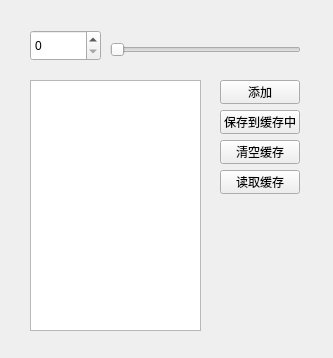
<?xml version="1.0" encoding="UTF-8"?>
<ui version="4.0">
 <class>MyWindow</class>
 <widget class="QWidget" name="MyWindow">
  <property name="geometry">
   <rect>
    <x>0</x>
    <y>0</y>
    <width>333</width>
    <height>358</height>
   </rect>
  </property>
  <property name="windowTitle">
   <string>Form</string>
  </property>
  <widget class="QSpinBox" name="spinBox">
   <property name="geometry">
    <rect>
     <x>30</x>
     <y>30</y>
     <width>71</width>
     <height>31</height>
    </rect>
   </property>
  </widget>
  <widget class="QSlider" name="horizontalSlider">
   <property name="geometry">
    <rect>
     <x>110</x>
     <y>40</y>
     <width>191</width>
     <height>20</height>
    </rect>
   </property>
   <property name="orientation">
    <enum>Qt::Horizontal</enum>
   </property>
  </widget>
  <widget class="QPushButton" name="addButton">
   <property name="geometry">
    <rect>
     <x>220</x>
     <y>80</y>
     <width>80</width>
     <height>24</height>
    </rect>
   </property>
   <property name="text">
    <string>添加</string>
   </property>
  </widget>
  <widget class="QListWidget" name="list">
   <property name="geometry">
    <rect>
     <x>30</x>
     <y>80</y>
     <width>171</width>
     <height>251</height>
    </rect>
   </property>
   <property name="currentRow">
    <number>-1</number>
   </property>
  </widget>
  <widget class="QPushButton" name="saveButton">
   <property name="geometry">
    <rect>
     <x>220</x>
     <y>110</y>
     <width>80</width>
     <height>24</height>
    </rect>
   </property>
   <property name="toolTip">
    <string>&lt;html&gt;&lt;head/&gt;&lt;body&gt;&lt;p&gt;将当前的List数据全部保存到缓存中（覆盖）。&lt;/p&gt;&lt;/body&gt;&lt;/html&gt;</string>
   </property>
   <property name="text">
    <string>保存到缓存中</string>
   </property>
  </widget>
  <widget class="QPushButton" name="clearCacheButton">
   <property name="geometry">
    <rect>
     <x>220</x>
     <y>140</y>
     <width>80</width>
     <height>24</height>
    </rect>
   </property>
   <property name="text">
    <string>清空缓存</string>
   </property>
  </widget>
  <widget class="QPushButton" name="loadCacheButton">
   <property name="geometry">
    <rect>
     <x>220</x>
     <y>170</y>
     <width>80</width>
     <height>24</height>
    </rect>
   </property>
   <property name="text">
    <string>读取缓存</string>
   </property>
  </widget>
 </widget>
 <resources/>
 <connections/>
</ui>
